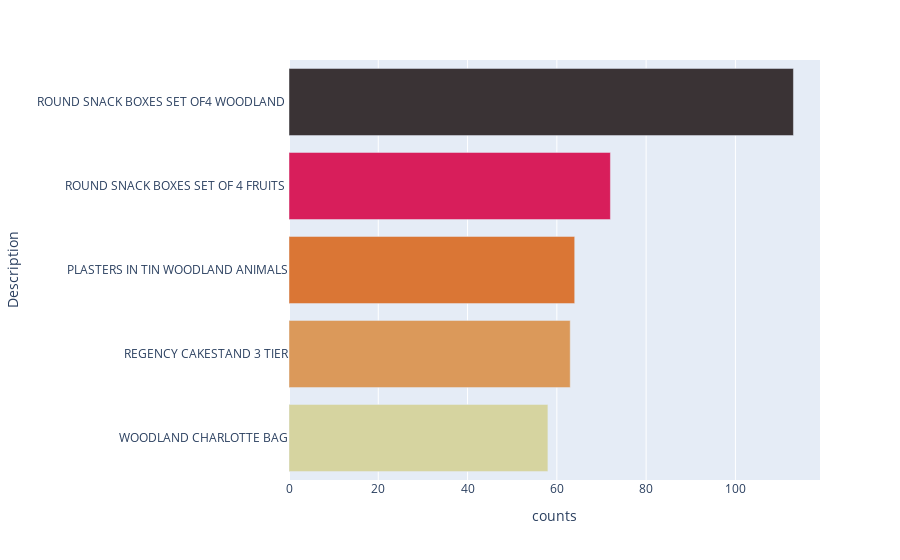

Source (notebook cell):
### Code cell
recommendation_system_func(df1)

### Figure 1 — Plotly figure (JSON) as saved in the notebook; plotly's stock layout.template omitted (floating-point values rounded to 4 significant figures)
{"data": [{"alignmentgroup": "True", "hovertemplate": "counts=%{x}<br>Description=%{y}<extra></extra>", "legendgroup": "", "marker": {"color": ["rgb(214, 212, 160)", "rgb(219, 153, 90)", "rgb(218, 118, 53)", "rgb(216, 30, 91)", "rgb(58, 51, 53)"], "pattern": {"shape": ""}}, "name": "", "offsetgroup": "", "orientation": "h", "showlegend": false, "textposition": "auto", "type": "bar", "x": [58, 63, 64, 72, 113], "xaxis": "x", "y": ["WOODLAND CHARLOTTE BAG", "REGENCY CAKESTAND 3 TIER", "PLASTERS IN TIN WOODLAND ANIMALS", "ROUND SNACK BOXES SET OF 4 FRUITS ", "ROUND SNACK BOXES SET OF4 WOODLAND "], "yaxis": "y"}], "layout": {"barmode": "relative", "legend": {"tracegroupgap": 0}, "margin": {"t": 60}, "xaxis": {"anchor": "y", "domain": [0, 1], "title": {"text": "counts"}}, "yaxis": {"anchor": "x", "domain": [0, 1], "title": {"text": "Description"}}}}
